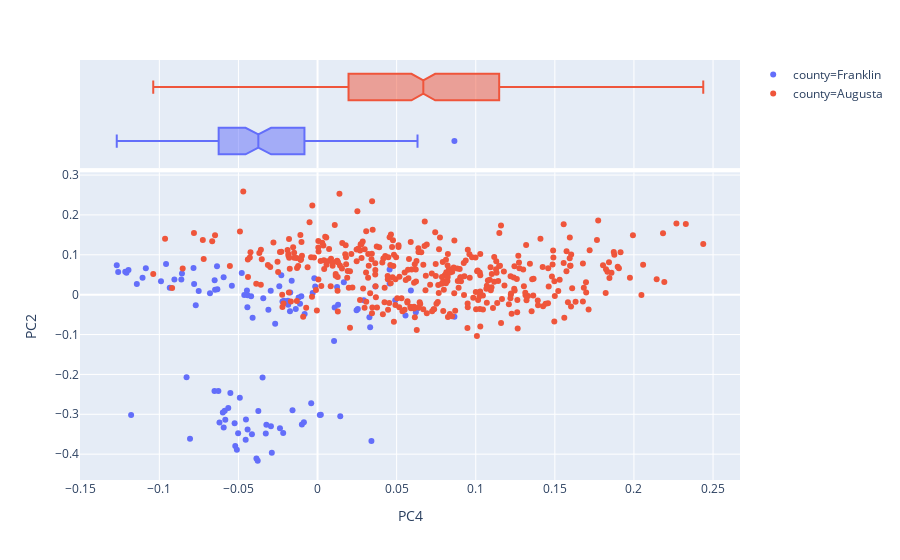

Here is the notebook cell this chart was saved with:
### Markdown cell above
County also kinda gets separated but something happening with Franklin

### Code cell
vis_pcs(DCM_civil, 4, 2, 'county')
